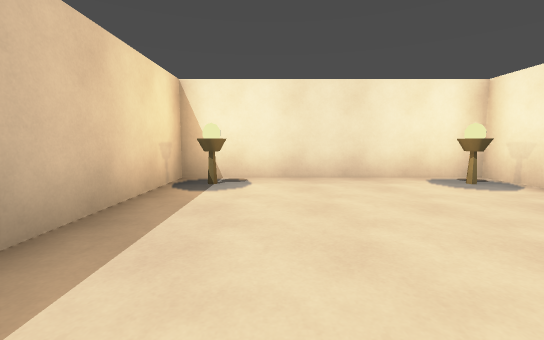
[1] (above)

12 first-person views from a walk through a level from a Godot 3-D game. The camera is 1.2 m above the floor, tilts 6° down and sees 90° across. The floor is counted in squares, 2 m on a side. Each view is taken from the middle of a square. On the plan, view 1 faces up. The plan holds only what a view shows up to about 9 squares ahead; the rest is blank. The place goes on beyond the plan.

[2]
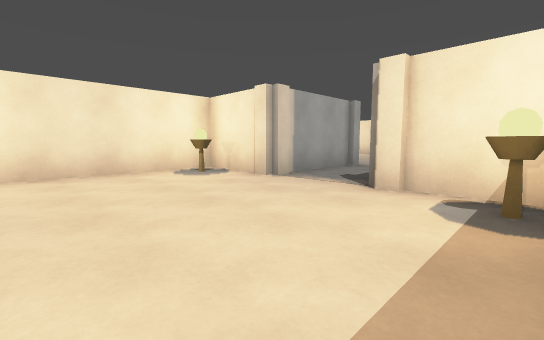

[3]
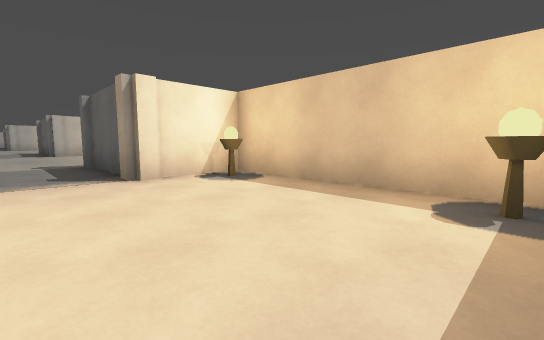

[4]
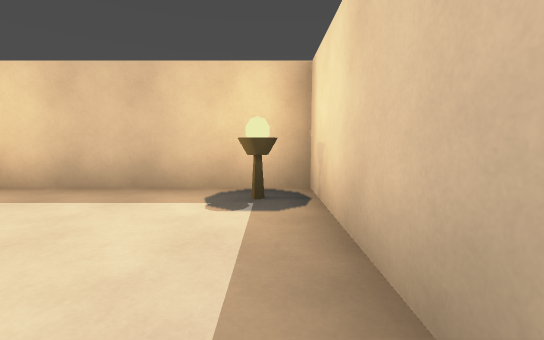

[5]
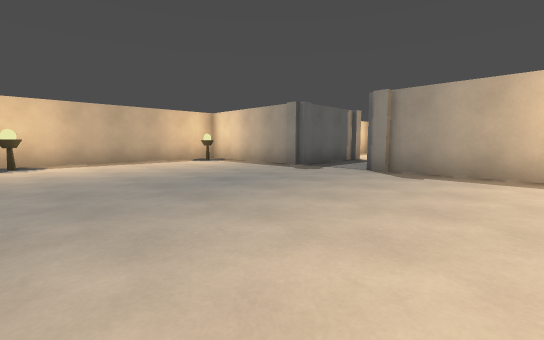

[6]
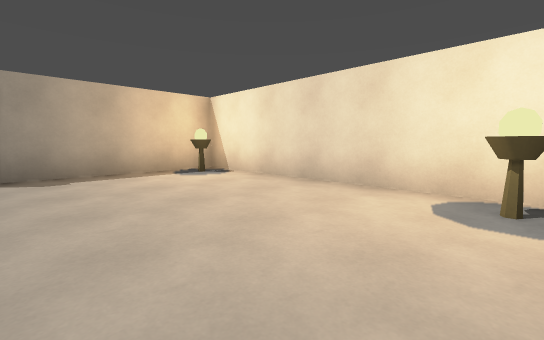

[7]
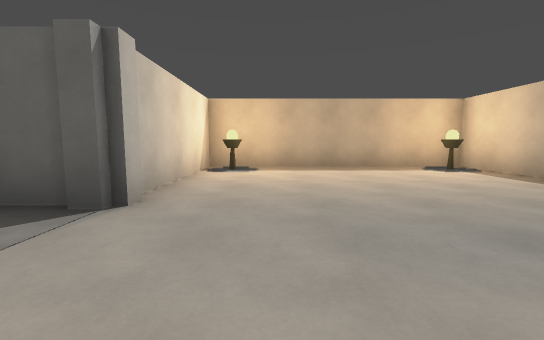

[8]
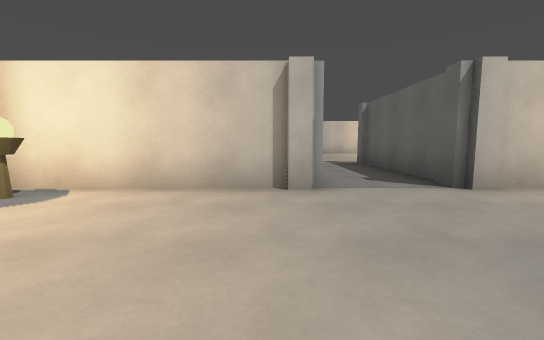

[9]
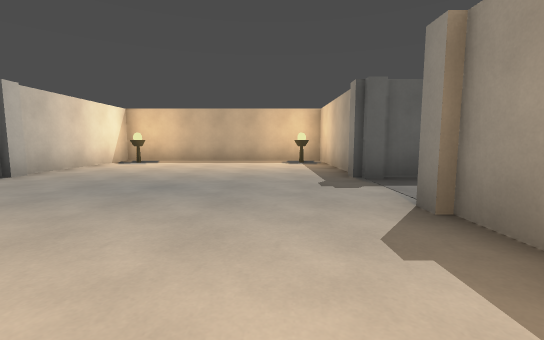

[10]
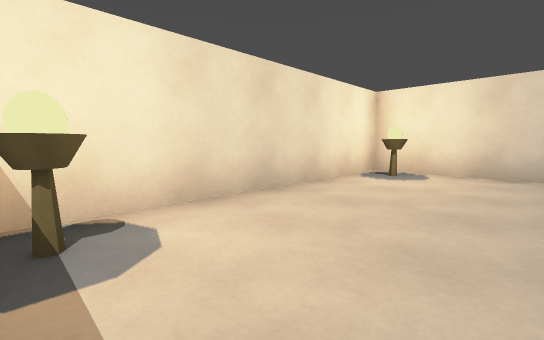

[11]
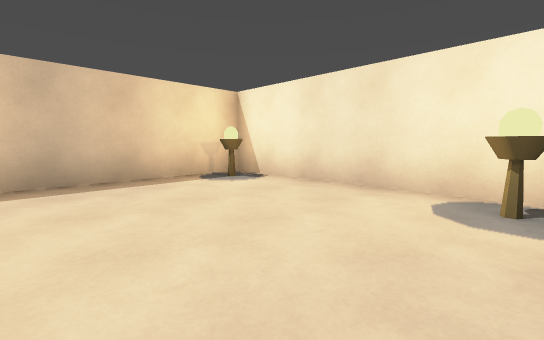

[12]
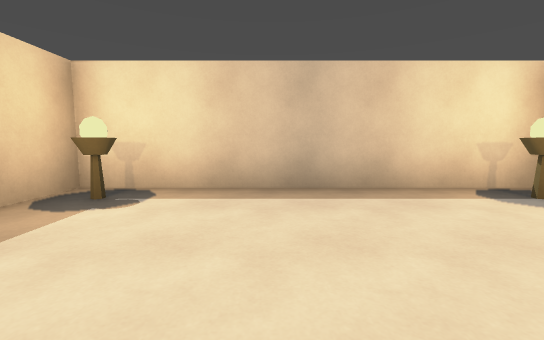

### Floor plan
Points are (right, up) in squares from view 1. A wall is a line through its corners. A room is listed if a view was taken in it or the views show most of it. See-through windows are left out.
Room 1 (views 1, 2, 3, 4, 11, 12)
walls: (3.5, 2.2) (3.5, 4.5) (-1.5, 4.5) (-1.5, -1.5) (3.5, -1.5) (3.5, 0.8)
ways out: opening at (3.5, 1.5) to room 2
objects: cylinder (-1, -1); cylinder (-1, 4); cylinder (3, -1); cylinder (3, 4)
Room 2 (views 5, 6, 7, 8, 9, 10)
walls: (6.5, 0.8) (6.5, -3.5) (12.5, -3.5) (12.5, 0.5); (12.5, 2.2) (12.5, 6.5) (6.5, 6.5) (6.5, 2.5) (3.2, 2.5); (3.2, 0.5) (6.8, 0.5)
ways out: opening at (3.5, 1.5) to room 1; opening at (12.5, 1.5)
objects: other object (7, -3); cylinder (7, 6); other object (12, -3); cylinder (12, 6)

Where each view was taken, in squares from view 1:
view 1: 0 up, 0 right, facing up
view 2: 1 down, 0 right, facing up-right
view 3: 2 up, 1 left, facing down-right
view 4: 2 up, 1 left, facing down
view 5: 5 up, 12 right, facing down-left
view 6: 3 up, 12 right, facing up-left
view 7: 3 up, 11 right, facing down
view 8: 3 up, 9 right, facing right
view 9: 5 up, 8 right, facing down
view 10: 4 up, 7 right, facing up-right
view 11: 1 up, 3 right, facing up-left
view 12: 1 up, 2 right, facing left
